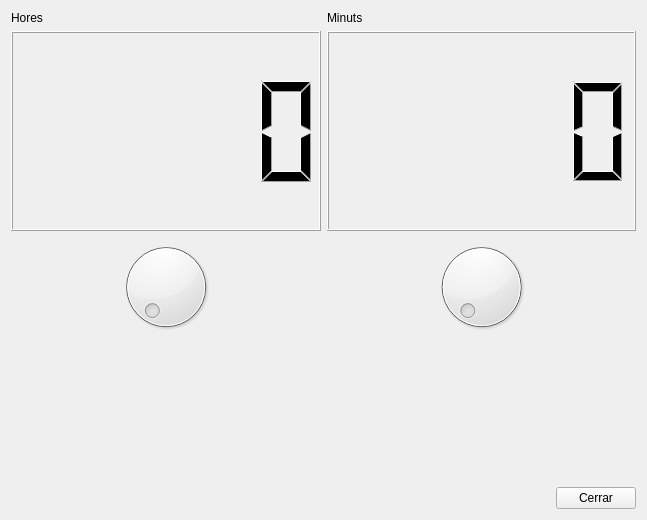
<?xml version="1.0" encoding="UTF-8"?>
<ui version="4.0">
 <class>MyForm</class>
 <widget class="QWidget" name="MyForm">
  <property name="geometry">
   <rect>
    <x>0</x>
    <y>0</y>
    <width>647</width>
    <height>520</height>
   </rect>
  </property>
  <property name="windowTitle">
   <string>Form</string>
  </property>
  <layout class="QVBoxLayout" name="verticalLayout_5">
   <item>
    <layout class="QVBoxLayout" name="verticalLayout_4">
     <item>
      <layout class="QHBoxLayout" name="horizontalLayout_2">
       <item>
        <layout class="QVBoxLayout" name="verticalLayout_2">
         <item>
          <widget class="QLabel" name="label">
           <property name="minimumSize">
            <size>
             <width>100</width>
             <height>0</height>
            </size>
           </property>
           <property name="maximumSize">
            <size>
             <width>300</width>
             <height>300</height>
            </size>
           </property>
           <property name="text">
            <string>Hores</string>
           </property>
          </widget>
         </item>
         <item>
          <widget class="QLCDNumber" name="lcdNumber_3">
           <property name="minimumSize">
            <size>
             <width>200</width>
             <height>200</height>
            </size>
           </property>
          </widget>
         </item>
         <item>
          <widget class="QDial" name="dial">
           <property name="maximum">
            <number>23</number>
           </property>
          </widget>
         </item>
        </layout>
       </item>
       <item>
        <layout class="QVBoxLayout" name="verticalLayout_3">
         <item>
          <widget class="QLabel" name="label_2">
           <property name="minimumSize">
            <size>
             <width>100</width>
             <height>0</height>
            </size>
           </property>
           <property name="maximumSize">
            <size>
             <width>300</width>
             <height>300</height>
            </size>
           </property>
           <property name="text">
            <string>Minuts</string>
           </property>
          </widget>
         </item>
         <item>
          <widget class="QLCDNumber" name="lcdNumber_2">
           <property name="minimumSize">
            <size>
             <width>200</width>
             <height>200</height>
            </size>
           </property>
          </widget>
         </item>
         <item>
          <widget class="QDial" name="dial_2">
           <property name="maximum">
            <number>59</number>
           </property>
          </widget>
         </item>
        </layout>
       </item>
      </layout>
     </item>
     <item>
      <layout class="QVBoxLayout" name="verticalLayout">
       <item>
        <spacer name="verticalSpacer">
         <property name="orientation">
          <enum>Qt::Vertical</enum>
         </property>
         <property name="sizeHint" stdset="0">
          <size>
           <width>20</width>
           <height>40</height>
          </size>
         </property>
        </spacer>
       </item>
       <item>
        <layout class="QHBoxLayout" name="horizontalLayout">
         <item>
          <spacer name="horizontalSpacer">
           <property name="orientation">
            <enum>Qt::Horizontal</enum>
           </property>
           <property name="sizeHint" stdset="0">
            <size>
             <width>40</width>
             <height>20</height>
            </size>
           </property>
          </spacer>
         </item>
         <item>
          <widget class="QPushButton" name="pushButton">
           <property name="text">
            <string>Cerrar</string>
           </property>
          </widget>
         </item>
        </layout>
       </item>
      </layout>
     </item>
    </layout>
   </item>
  </layout>
 </widget>
 <resources/>
 <connections>
  <connection>
   <sender>dial</sender>
   <signal>valueChanged(int)</signal>
   <receiver>lcdNumber_3</receiver>
   <slot>display(int)</slot>
   <hints>
    <hint type="sourcelabel">
     <x>131</x>
     <y>340</y>
    </hint>
    <hint type="destinationlabel">
     <x>116</x>
     <y>256</y>
    </hint>
   </hints>
  </connection>
  <connection>
   <sender>dial_2</sender>
   <signal>valueChanged(int)</signal>
   <receiver>lcdNumber_2</receiver>
   <slot>display(int)</slot>
   <hints>
    <hint type="sourcelabel">
     <x>307</x>
     <y>368</y>
    </hint>
    <hint type="destinationlabel">
     <x>309</x>
     <y>242</y>
    </hint>
   </hints>
  </connection>
  <connection>
   <sender>pushButton</sender>
   <signal>clicked()</signal>
   <receiver>MyForm</receiver>
   <slot>close()</slot>
   <hints>
    <hint type="sourcelabel">
     <x>339</x>
     <y>498</y>
    </hint>
    <hint type="destinationlabel">
     <x>418</x>
     <y>486</y>
    </hint>
   </hints>
  </connection>
 </connections>
</ui>
